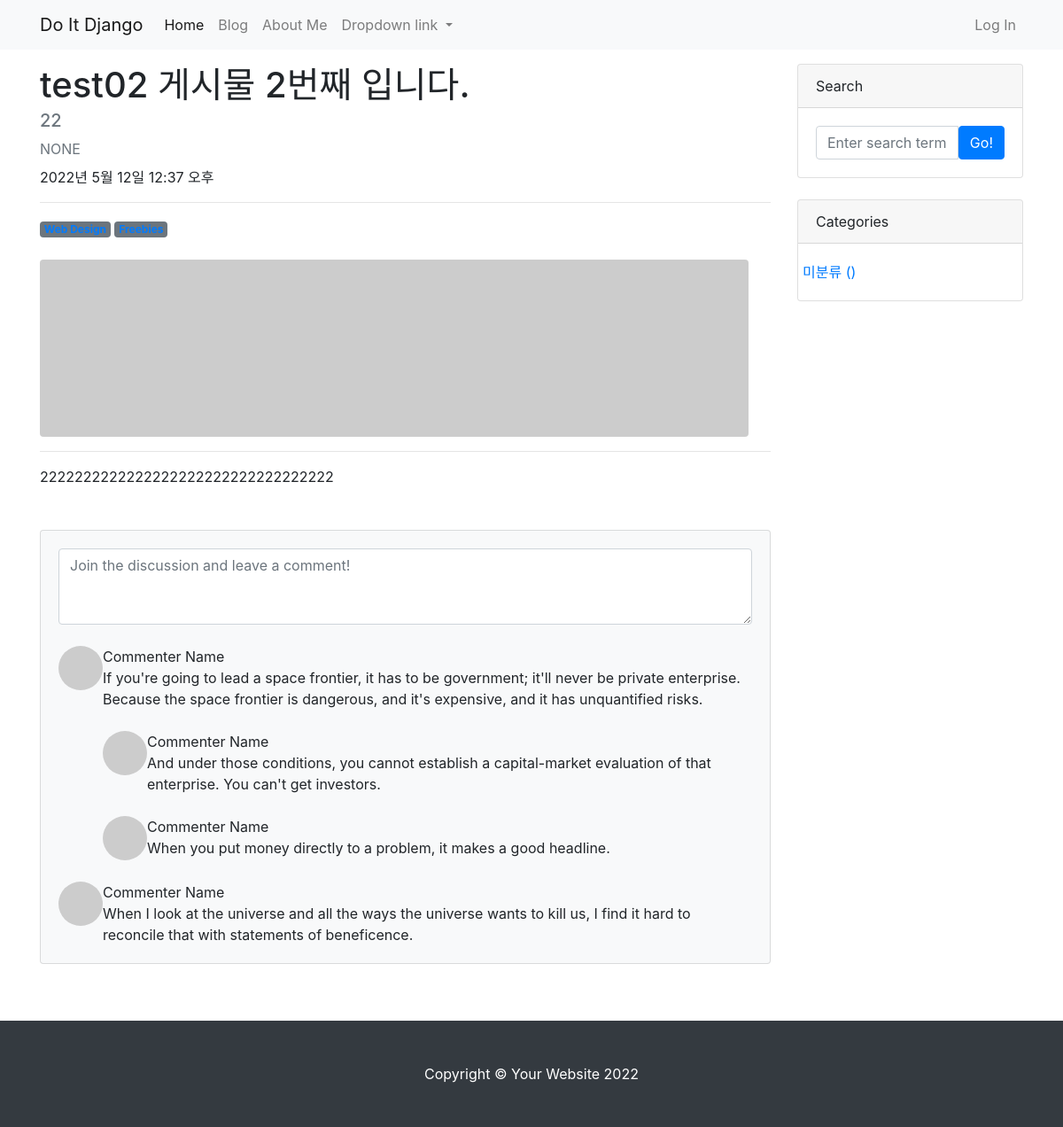
The app's page /blog/4/, older data.
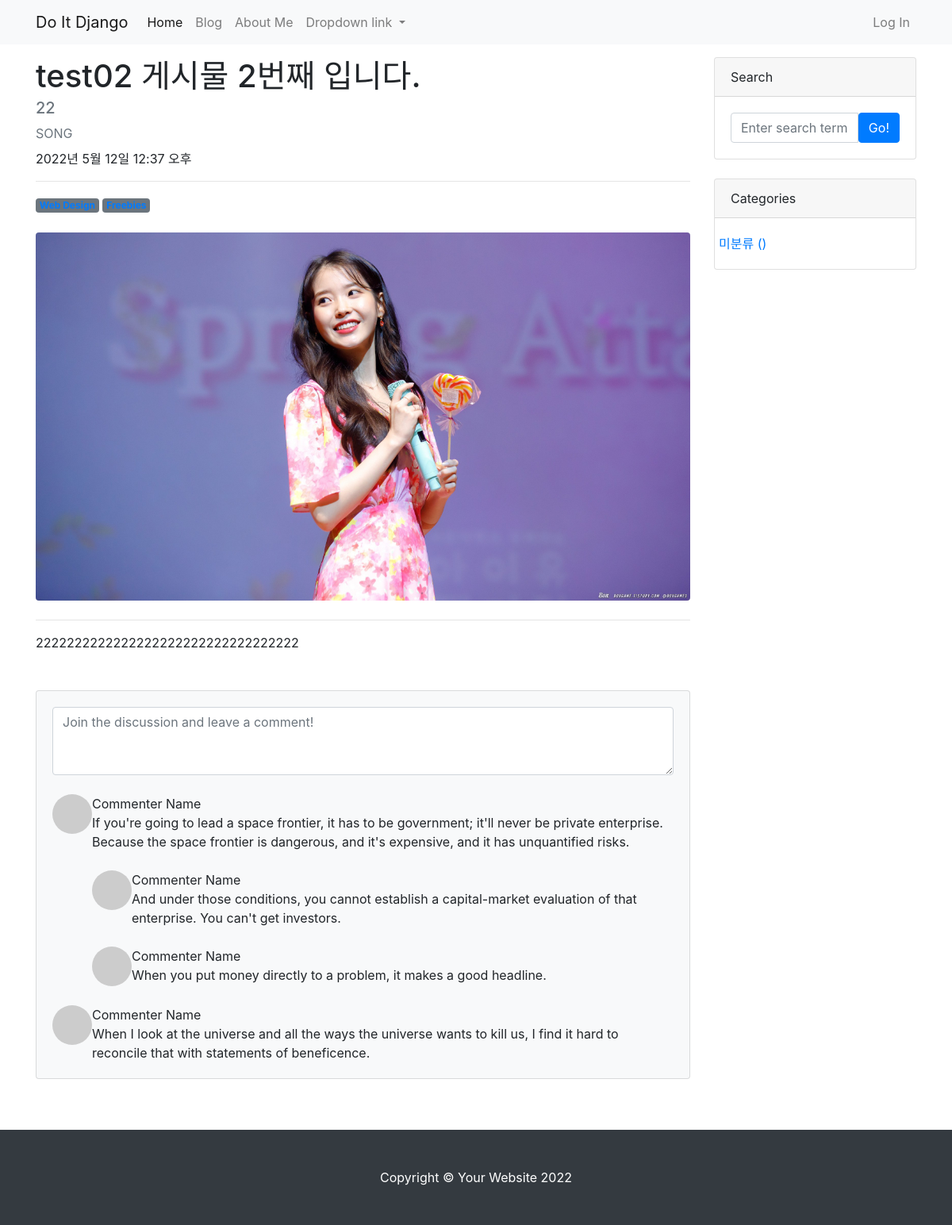
The same page, newer data.
### blog/models.py (models this page shows, shortened)
class Post(models.Model):
    title = models.CharField(max_length=30)
    hook_text = models.CharField(max_length=100, blank=True)
    content = models.TextField()
    head_image = models.ImageField(upload_to='blog/images/%Y/%m/%d/', blank=True)
    file_upload = models.FileField(upload_to='blog/files/%Y/%m/%d/', blank=True)
    created_at = models.DateTimeField(auto_now_add=True)
    updated_at = models.DateTimeField(auto_now=True)
    author = models.ForeignKey(User, null=True, on_delete=models.SET_NULL)
    category = models.ForeignKey(Category, null=True, blank=True, on_delete=models.SET_NULL)

### blog/views.py (the view)
# urls.py: path('<int:pk>/', views.PostDetail.as_view()),
class PostDetail(DetailView):
    model = Post

### blog/templates/blog/post_detail.html (shortened to what this page needs)
{% extends 'blog/base.html' %}
{% block main_area %}
<div id="post-area">
<header class="mb-4">
    <h1 class="fw-bolder mb-1">{{ post.title }}</h1>
    <h5 class="text-muted">{{ post.hook_text }}</h5>
    <div class="text-muted fst-italic mb-2">{{ post.author | upper }}</div>
    <p>{{ post.created_at }}</p>
    <hr>
    <a class="badge bg-secondary text-decoration-none link-light" href="#!">Web Design</a>
    <a class="badge bg-secondary text-decoration-none link-light" href="#!">Freebies</a>
</header>
<figure class="mb-4">
    {% if post.head_image %}
    <img class="img-fluid rounded" src="{{ post.head_image.url }}" alt="{{ post.title }} head_image">
</figure>
{% else %}
<img class="img-fluid rounded" src="https://picsum.photos/seed/{{ post.id }}/800/200" alt="random_image">
{% endif %}
<hr>
<section class="mb-5">
    <p class="fs-5 mb-4">{{ post.content }}</p>
</section>
</div>
<div id="comment-area">
<section class="mb-5">
    <div class="card bg-light">
        <div class="card-body">
            <form class="mb-4"><textarea class="form-control" rows="3"
                    placeholder="Join the discussion and leave a comment!"></textarea></form>
            <div class="d-flex mb-4">
                <div class="flex-shrink-0"><img class="rounded-circle"
                        src="https://dummyimage.com/50x50/ced4da/6c757d.jpg" alt="..." /></div>
                <div class="ms-3">
                    <div class="fw-bold">Commenter Name</div>
                    If you're going to lead a space frontier, it has to be government; it'll never be
                    private enterprise. Because the space frontier is dangerous, and it's expensive, and
                    it has unquantified risks.
                    <div class="d-flex mt-4">
                        <div class="flex-shrink-0"><img class="rounded-circle"
                                src="https://dummyimage.com/50x50/ced4da/6c757d.jpg" alt="..." /></div>
                        <div class="ms-3">
                            <div class="fw-bold">Commenter Name</div>
                            And under those conditions, you cannot establish a capital-market evaluation
                            of that enterprise. You can't get investors.
                        </div>
                    </div>
                    <div class="d-flex mt-4">
                        <div class="flex-shrink-0"><img class="rounded-circle"
                                src="https://dummyimage.com/50x50/ced4da/6c757d.jpg" alt="..." /></div>
                        <div class="ms-3">
                            <div class="fw-bold">Commenter Name</div>
                            When you put money directly to a problem, it makes a good headline.
                        </div>
                    </div>
                </div>
            </div>
            <div class="d-flex">
                <div class="flex-shrink-0"><img class="rounded-circle"
                        src="https://dummyimage.com/50x50/ced4da/6c757d.jpg" alt="..." /></div>
                <div class="ms-3">
                    <div class="fw-bold">Commenter Name</div>
                    When I look at the universe and all the ways the universe wants to kill us, I find
                    it hard to reconcile that with statements of beneficence.
                </div>
            </div>
        </div>
    </div>
</section>
</div>
{% endblock %}

Row changes from the older to the newer data that the page shows:
changed Post "test02 게시물 2번째 입니다.": author "NONE" → "SONG"; head_image: picture added
